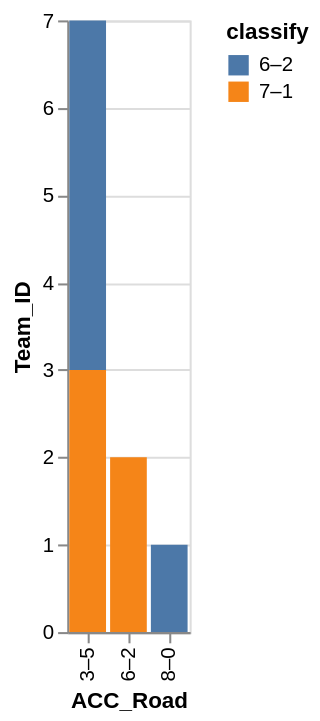

Write the Vega-Lite specification saved for this chart.
### Vega-Lite specification from a JSON file in a GitHub repository (floating-point values rounded to 4 significant figures)
{"data": {"values": [{"x_data": "3–5", "y_data": 4, "classify": "6–2"}, {"x_data": "6–2", "y_data": 0, "classify": "6–2"}, {"x_data": "8–0", "y_data": 1, "classify": "6–2"}, {"x_data": "3–5", "y_data": 3, "classify": "7–1"}, {"x_data": "6–2", "y_data": 2, "classify": "7–1"}, {"x_data": "8–0", "y_data": 0, "classify": "7–1"}]}, "mark": "bar", "encoding": {"x": {"field": "x_data", "type": "nominal", "title": "ACC_Road", "sort": "ascending"}, "y": {"field": "y_data", "type": "quantitative", "title": "Team_ID"}, "color": {"field": "classify"}}}
